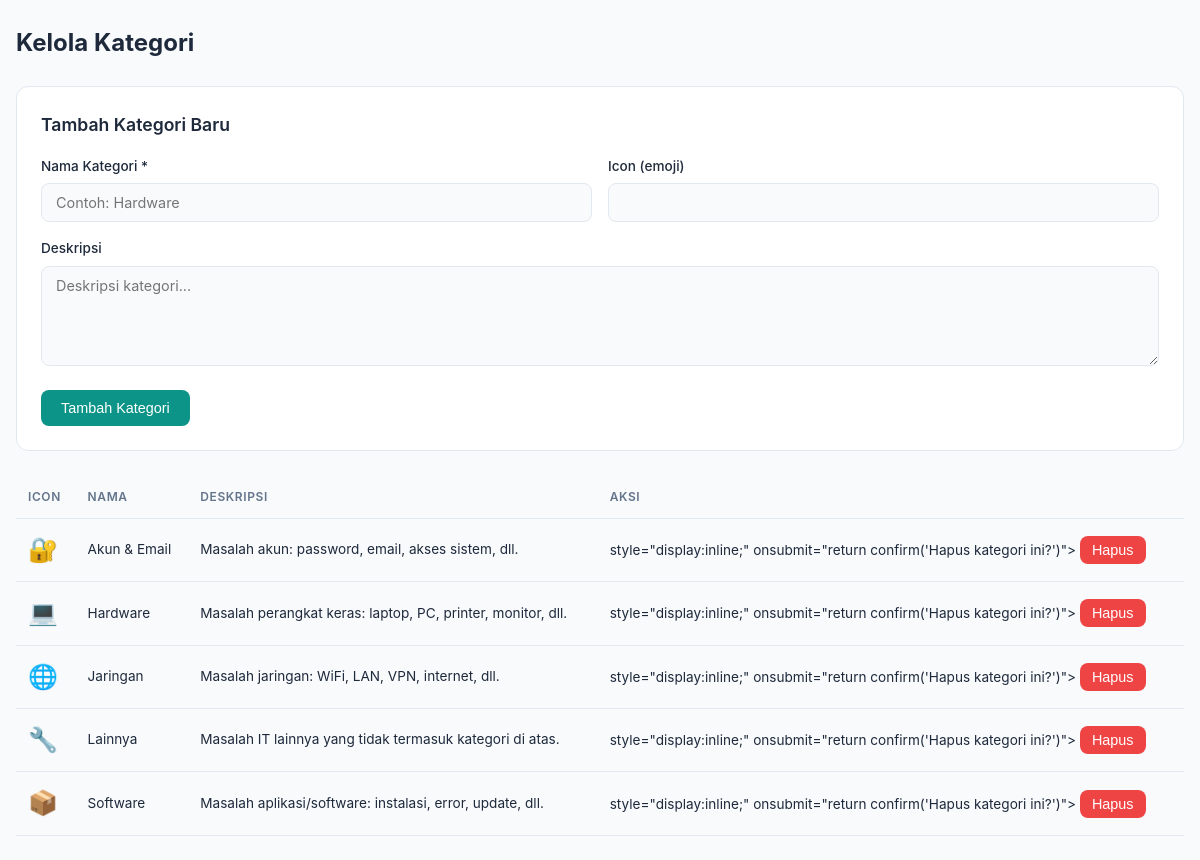
Before: /admin/categories (signed in) with the older database file.
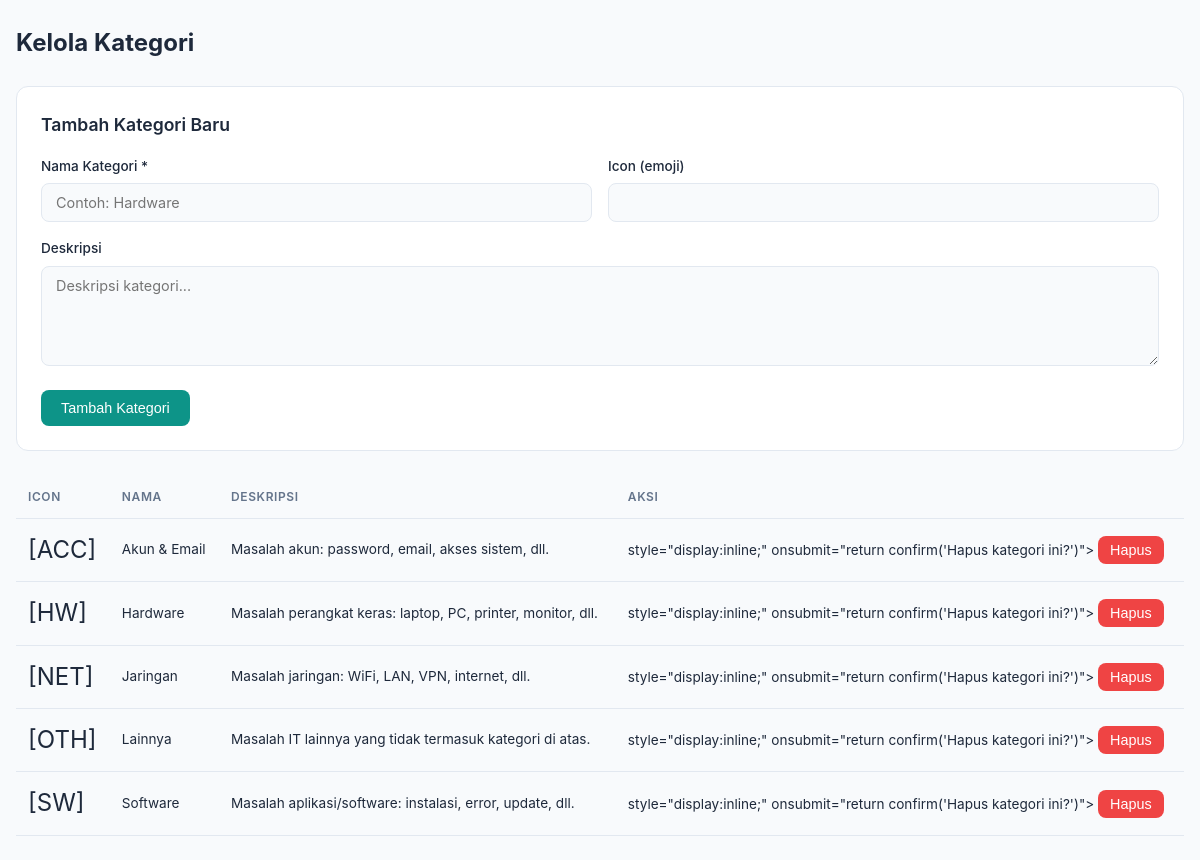
After: the same page with the newer database file.
### tables this page shows
CREATE TABLE IF NOT EXISTS categories (
    id INT AUTO_INCREMENT PRIMARY KEY,
    nama VARCHAR(100) NOT NULL,
    deskripsi TEXT,
    icon VARCHAR(50) DEFAULT '',
    created_at TIMESTAMP DEFAULT CURRENT_TIMESTAMP
);

### controllers/admin/categories/index.php (called while the page is built, shortened)
<?php
$db = App::resolve(Database::class);
$categories = $db->query('SELECT * FROM categories ORDER BY nama')->getAll();
view('dashboard_admin/categories/index.view.php', [
    'css' => 'dashboard.css',
    'title' => 'Kategori - TiketIT',
    'categories' => $categories,
]);

### public/index.php (called while the page is built, shortened)
<?php
require BASE_PATH.'Core/functions.php';
spl_autoload_register(function ($class) {
    $class = str_replace('\\', DIRECTORY_SEPARATOR, $class);
});
require base_path('bootstrap.php');
$router = new \Core\Router();
$uri = parse_url($_SERVER['REQUEST_URI'])['path'];
$method = $_POST['_method'] ?? $_SERVER['REQUEST_METHOD'];
$router->route($uri, $method);

### Core/App.php (called while the page is built, shortened)
<?php
class App
{
    protected static $container;
    public static function setContainer($container)
    {
        static::$container = $container;
    }
    public static function container()
    {
        return static::$container;
    }
    public static function resolve($key)
    {
        return static::container()->resolve($key);
    }
}

### Core/Container.php (called while the page is built, shortened)
<?php
class Container
{
    protected $bindings = [];
    public function bind($key, $resolver)
    {
        $this->bindings[$key] = $resolver;
    }
    public function resolve($key)
    {
        $resolver = $this->bindings[$key];
        return call_user_func($resolver);
    }
}

### config.php (called while the page is built, shortened)
<?php
$config = [
    'database' => [
        'host' => getenv('DB_HOST') ?: 'localhost',
        'port' => getenv('DB_PORT') ?: 3306,
        'dbname' => getenv('DB_NAME') ?: 'tiketit',
        'charset' => 'utf8mb4',
        'username' => getenv('DB_USER') ?: 'root',
        'password' => getenv('DB_PASS') ?: '',
    ],
    'app' => [
        'name' => 'TiketIT',
        'version' => '1.0.0',
        'timezone' => 'Asia/Jakarta',
    ],
];
$local = __DIR__ . '/config.local.php';
return $config;

### bootstrap.php (called while the page is built, shortened)
<?php
$container = new Container();
$container->bind('Core\Database', function () {
    $config = require base_path('config.php');
    return new Database(
        $config['database'],
        $config['database']['username'] ?? 'root',
        $config['database']['password'] ?? ''
    );
});

### Core/Database.php (called while the page is built, shortened)
<?php
class Database
{
    public $connection;
    public $statement;
    public function __construct($config, $username = 'root', $password = '')
    {
        $dsn = 'mysql:' . http_build_query($config, '', ';');
        $this->connection = new PDO($dsn, $username, $password, [
           PDO::ATTR_DEFAULT_FETCH_MODE => PDO::FETCH_ASSOC
        ]);
    }
    public function query($query, $params = [])
    {
        $this->statement = $this->connection->prepare($query);
        $this->statement->execute($params);
        return $this;
    }
    public function getAll()
    {
        return $this->statement->fetchAll();
    }
}

### Core/Auth.php (called while the page is built, shortened)
<?php
class Auth
{
    public static function generateCsrfToken()
    {
        return $_SESSION['csrf_token'];
    }
}

### views/dashboard_admin/categories/index.view.php (the view, shortened to what the changed rows need)
<?php require base_path('views/partials/head.php') ?>
<div class="dashboard-container">
    <div class="page-header">
        <h1>Kelola Kategori</h1>
    </div>
    <div class="form-card mb-6">
        <h3>Tambah Kategori Baru</h3>
        <form action="/admin/categories/store" method="POST">
            <div class="form-row">
                <div class="form-group">
                    <label for="nama">Nama Kategori *</label>
                    <input type="text" id="nama" name="nama" required placeholder="Contoh: Hardware">
                </div>
                <div class="form-group">
                    <label for="icon">Icon (emoji)</label>
                    <input type="text" id="icon" name="icon" placeholder="" value="">
                </div>
            </div>
            <div class="form-group">
                <label for="deskripsi">Deskripsi</label>
                <textarea id="deskripsi" name="deskripsi" rows="2" placeholder="Deskripsi kategori..."></textarea>
            </div>
            <button type="submit" class="btn-primary">Tambah Kategori</button>
        </form>
    </div>
    <?php if (empty($categories)): ?>
        <div class="empty-state">
            <div class="empty-icon"></div>
            <p>Belum ada kategori.</p>
        </div>
    <?php else: ?>
        <div class="table-responsive">
            <table class="data-table">
                <thead>
                    <tr>
                        <th>Icon</th>
                        <th>Nama</th>
                        <th>Deskripsi</th>
                        <th>Aksi</th>
                    </tr>
                </thead>
                <tbody>
                    <?php foreach ($categories as $cat): ?>
                    <tr>
                        <td style="font-size:1.5rem;"><?= $cat['icon'] ?></td>
                        <td><?= htmlspecialchars($cat['nama']) ?></td>
                        <td><?= htmlspecialchars($cat['deskripsi'] ?? '-') ?></td>
                        <td>
                            <form action="/admin/categories/delete" method="POST"
                                <?= csrf_field() ?> style="display:inline;" onsubmit="return confirm('Hapus kategori ini?')">
                                <button type="submit" class="btn-danger btn-sm">Hapus</button>
                            </form>
                        </td>
                    </tr>
                    <?php endforeach; ?>
                </tbody>
            </table>
        </div>
    <?php endif; ?>
</div>
<?php require base_path('views/partials/foot.php') ?>

### Core/Router.php (shortened to what the changed rows need)
<?php
class Router
{
    protected $routes = [];
    public function add($method, $uri, $controller)
    {
        $this->routes[] = [
            'uri' => $uri,
            'controller' => $controller,
            'method' => $method
        ];
    }
    public function route($uri, $method)
    {
        foreach ($this->routes as $route) {
            if ($route['uri'] === $uri && $route['method'] === strtoupper($method)) {
                return require base_path($route['controller']);
            }
        }
    }
}

Changed rows visible on the page:
changed categories "Akun & Email": icon "🔐" → "[ACC]"
changed categories "Hardware": icon "💻" → "[HW]"
changed categories "Jaringan": icon "🌐" → "[NET]"
changed categories "Lainnya": icon "🔧" → "[OTH]"
changed categories "Software": icon "📦" → "[SW]"
